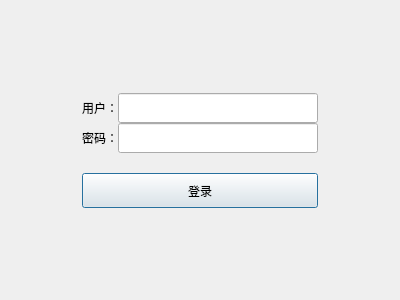
<?xml version="1.0" encoding="UTF-8"?>
<ui version="4.0">
 <class>Dialog</class>
 <widget class="QDialog" name="Dialog">
  <property name="geometry">
   <rect>
    <x>0</x>
    <y>0</y>
    <width>400</width>
    <height>300</height>
   </rect>
  </property>
  <property name="windowTitle">
   <string>Dialog</string>
  </property>
  <layout class="QGridLayout" name="gridLayout_3">
   <item row="0" column="1">
    <spacer name="verticalSpacer">
     <property name="orientation">
      <enum>Qt::Vertical</enum>
     </property>
     <property name="sizeHint" stdset="0">
      <size>
       <width>20</width>
       <height>74</height>
      </size>
     </property>
    </spacer>
   </item>
   <item row="1" column="0">
    <spacer name="horizontalSpacer">
     <property name="orientation">
      <enum>Qt::Horizontal</enum>
     </property>
     <property name="sizeHint" stdset="0">
      <size>
       <width>50</width>
       <height>20</height>
      </size>
     </property>
    </spacer>
   </item>
   <item row="1" column="1">
    <layout class="QGridLayout" name="gridLayout_2">
     <property name="verticalSpacing">
      <number>20</number>
     </property>
     <item row="0" column="0" colspan="2">
      <layout class="QGridLayout" name="gridLayout">
       <item row="1" column="1">
        <widget class="QLineEdit" name="line_password">
         <property name="minimumSize">
          <size>
           <width>200</width>
           <height>30</height>
          </size>
         </property>
         <property name="text">
          <string/>
         </property>
         <property name="echoMode">
          <enum>QLineEdit::Password</enum>
         </property>
         <property name="dragEnabled">
          <bool>false</bool>
         </property>
        </widget>
       </item>
       <item row="0" column="1">
        <widget class="QLineEdit" name="line_user">
         <property name="minimumSize">
          <size>
           <width>200</width>
           <height>30</height>
          </size>
         </property>
        </widget>
       </item>
       <item row="0" column="0">
        <widget class="QLabel" name="label">
         <property name="text">
          <string>用户：</string>
         </property>
        </widget>
       </item>
       <item row="1" column="0">
        <widget class="QLabel" name="label_2">
         <property name="text">
          <string>密码：</string>
         </property>
        </widget>
       </item>
      </layout>
     </item>
     <item row="1" column="0" colspan="2">
      <widget class="QPushButton" name="but_signIn">
       <property name="minimumSize">
        <size>
         <width>0</width>
         <height>35</height>
        </size>
       </property>
       <property name="text">
        <string>登录</string>
       </property>
      </widget>
     </item>
    </layout>
   </item>
   <item row="1" column="2">
    <spacer name="horizontalSpacer_2">
     <property name="orientation">
      <enum>Qt::Horizontal</enum>
     </property>
     <property name="sizeHint" stdset="0">
      <size>
       <width>50</width>
       <height>20</height>
      </size>
     </property>
    </spacer>
   </item>
   <item row="2" column="1">
    <spacer name="verticalSpacer_2">
     <property name="orientation">
      <enum>Qt::Vertical</enum>
     </property>
     <property name="sizeHint" stdset="0">
      <size>
       <width>20</width>
       <height>65</height>
      </size>
     </property>
    </spacer>
   </item>
  </layout>
 </widget>
 <resources/>
 <connections/>
</ui>
